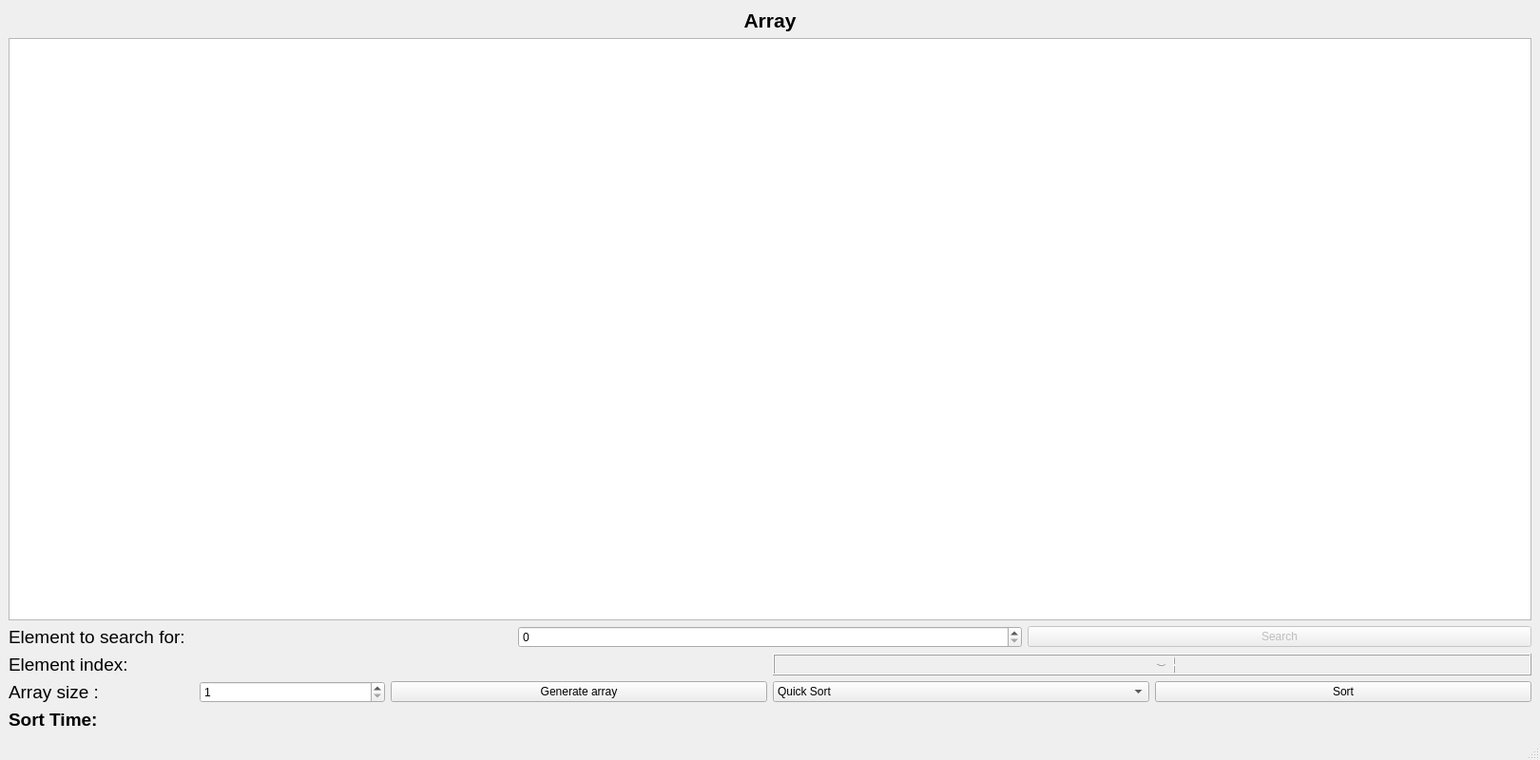
<?xml version="1.0" encoding="UTF-8"?>
<ui version="4.0">
 <class>MainWindow</class>
 <widget class="QMainWindow" name="MainWindow">
  <property name="geometry">
   <rect>
    <x>0</x>
    <y>0</y>
    <width>1620</width>
    <height>800</height>
   </rect>
  </property>
  <property name="sizePolicy">
   <sizepolicy hsizetype="Fixed" vsizetype="Fixed">
    <horstretch>0</horstretch>
    <verstretch>0</verstretch>
   </sizepolicy>
  </property>
  <property name="minimumSize">
   <size>
    <width>1620</width>
    <height>800</height>
   </size>
  </property>
  <property name="windowTitle">
   <string>Task 1</string>
  </property>
  <widget class="QWidget" name="centralwidget">
   <layout class="QVBoxLayout" name="verticalLayout_2">
    <item>
     <widget class="QLabel" name="label_8">
      <property name="font">
       <font>
        <pointsize>16</pointsize>
        <weight>75</weight>
        <bold>true</bold>
       </font>
      </property>
      <property name="text">
       <string>&lt;html&gt;&lt;head/&gt;&lt;body&gt;&lt;p align=&quot;center&quot;&gt;Array&lt;/p&gt;&lt;/body&gt;&lt;/html&gt;</string>
      </property>
     </widget>
    </item>
    <item>
     <widget class="QGraphicsView" name="graphicsView">
      <property name="minimumSize">
       <size>
        <width>1600</width>
        <height>513</height>
       </size>
      </property>
      <property name="baseSize">
       <size>
        <width>1600</width>
        <height>513</height>
       </size>
      </property>
      <property name="sceneRect">
       <rectf>
        <x>0.000000000000000</x>
        <y>0.000000000000000</y>
        <width>0.000000000000000</width>
        <height>0.000000000000000</height>
       </rectf>
      </property>
     </widget>
    </item>
    <item>
     <layout class="QVBoxLayout" name="verticalLayout">
      <item>
       <layout class="QHBoxLayout" name="horizontalLayout_4">
        <item>
         <widget class="QLabel" name="label_9">
          <property name="sizePolicy">
           <sizepolicy hsizetype="Minimum" vsizetype="Preferred">
            <horstretch>0</horstretch>
            <verstretch>0</verstretch>
           </sizepolicy>
          </property>
          <property name="text">
           <string>&lt;html&gt;&lt;head/&gt;&lt;body&gt;&lt;p&gt;&lt;span style=&quot; font-size:14pt;&quot;&gt;Element to search for: &lt;/span&gt;&lt;/p&gt;&lt;/body&gt;&lt;/html&gt;</string>
          </property>
         </widget>
        </item>
        <item>
         <widget class="QSpinBox" name="spinBox_2">
          <property name="minimum">
           <number>0</number>
          </property>
          <property name="maximum">
           <number>1000</number>
          </property>
         </widget>
        </item>
        <item>
         <widget class="QPushButton" name="pushButton_3">
          <property name="enabled">
           <bool>false</bool>
          </property>
          <property name="text">
           <string>Search</string>
          </property>
         </widget>
        </item>
       </layout>
      </item>
      <item>
       <layout class="QHBoxLayout" name="horizontalLayout_7">
        <item>
         <widget class="QLabel" name="label_10">
          <property name="sizePolicy">
           <sizepolicy hsizetype="Minimum" vsizetype="Preferred">
            <horstretch>0</horstretch>
            <verstretch>0</verstretch>
           </sizepolicy>
          </property>
          <property name="text">
           <string>&lt;html&gt;&lt;head/&gt;&lt;body&gt;&lt;p&gt;&lt;span style=&quot; font-size:14pt;&quot;&gt;Element index: &lt;/span&gt;&lt;/p&gt;&lt;/body&gt;&lt;/html&gt;</string>
          </property>
         </widget>
        </item>
        <item>
         <widget class="QLCDNumber" name="lcdNumber">
          <property name="intValue" stdset="0">
           <number>-1</number>
          </property>
         </widget>
        </item>
       </layout>
      </item>
     </layout>
    </item>
    <item>
     <layout class="QHBoxLayout" name="horizontalLayout_6">
      <item>
       <layout class="QHBoxLayout" name="horizontalLayout_5">
        <item>
         <widget class="QLabel" name="label_7">
          <property name="sizePolicy">
           <sizepolicy hsizetype="Minimum" vsizetype="Preferred">
            <horstretch>0</horstretch>
            <verstretch>0</verstretch>
           </sizepolicy>
          </property>
          <property name="font">
           <font>
            <pointsize>16</pointsize>
            <weight>75</weight>
            <bold>true</bold>
           </font>
          </property>
          <property name="text">
           <string>&lt;html&gt;&lt;head/&gt;&lt;body&gt;&lt;p&gt;&lt;span style=&quot; font-size:14pt; font-weight:400;&quot;&gt;Array size : &lt;/span&gt;&lt;/p&gt;&lt;/body&gt;&lt;/html&gt;</string>
          </property>
         </widget>
        </item>
        <item>
         <widget class="QSpinBox" name="spinBox">
          <property name="minimum">
           <number>1</number>
          </property>
          <property name="maximum">
           <number>1000000</number>
          </property>
         </widget>
        </item>
       </layout>
      </item>
      <item>
       <widget class="QPushButton" name="pushButton">
        <property name="text">
         <string>Generate array</string>
        </property>
       </widget>
      </item>
      <item>
       <widget class="QComboBox" name="comboBox">
        <item>
         <property name="text">
          <string>Quick Sort</string>
         </property>
        </item>
        <item>
         <property name="text">
          <string>Heap Sort</string>
         </property>
        </item>
        <item>
         <property name="text">
          <string>Merge Sort</string>
         </property>
        </item>
       </widget>
      </item>
      <item>
       <widget class="QPushButton" name="pushButton_2">
        <property name="text">
         <string>Sort</string>
        </property>
       </widget>
      </item>
     </layout>
    </item>
    <item>
     <layout class="QVBoxLayout" name="verticalLayout_3"/>
    </item>
    <item>
     <layout class="QHBoxLayout" name="horizontalLayout_8">
      <item>
       <layout class="QHBoxLayout" name="horizontalLayout">
        <item>
         <widget class="QLabel" name="label">
          <property name="sizePolicy">
           <sizepolicy hsizetype="Minimum" vsizetype="Preferred">
            <horstretch>0</horstretch>
            <verstretch>0</verstretch>
           </sizepolicy>
          </property>
          <property name="font">
           <font>
            <pointsize>16</pointsize>
            <weight>75</weight>
            <bold>true</bold>
           </font>
          </property>
          <property name="text">
           <string>&lt;html&gt;&lt;head/&gt;&lt;body&gt;&lt;p&gt;&lt;span style=&quot; font-size:14pt;&quot;&gt;Sort Time:&lt;/span&gt;&lt;/p&gt;&lt;/body&gt;&lt;/html&gt;</string>
          </property>
         </widget>
        </item>
        <item>
         <widget class="QLabel" name="label_4">
          <property name="font">
           <font>
            <pointsize>15</pointsize>
           </font>
          </property>
          <property name="text">
           <string/>
          </property>
         </widget>
        </item>
       </layout>
      </item>
     </layout>
    </item>
   </layout>
  </widget>
  <widget class="QMenuBar" name="menubar">
   <property name="geometry">
    <rect>
     <x>0</x>
     <y>0</y>
     <width>1620</width>
     <height>22</height>
    </rect>
   </property>
  </widget>
  <widget class="QStatusBar" name="statusbar"/>
 </widget>
 <resources/>
 <connections/>
</ui>
